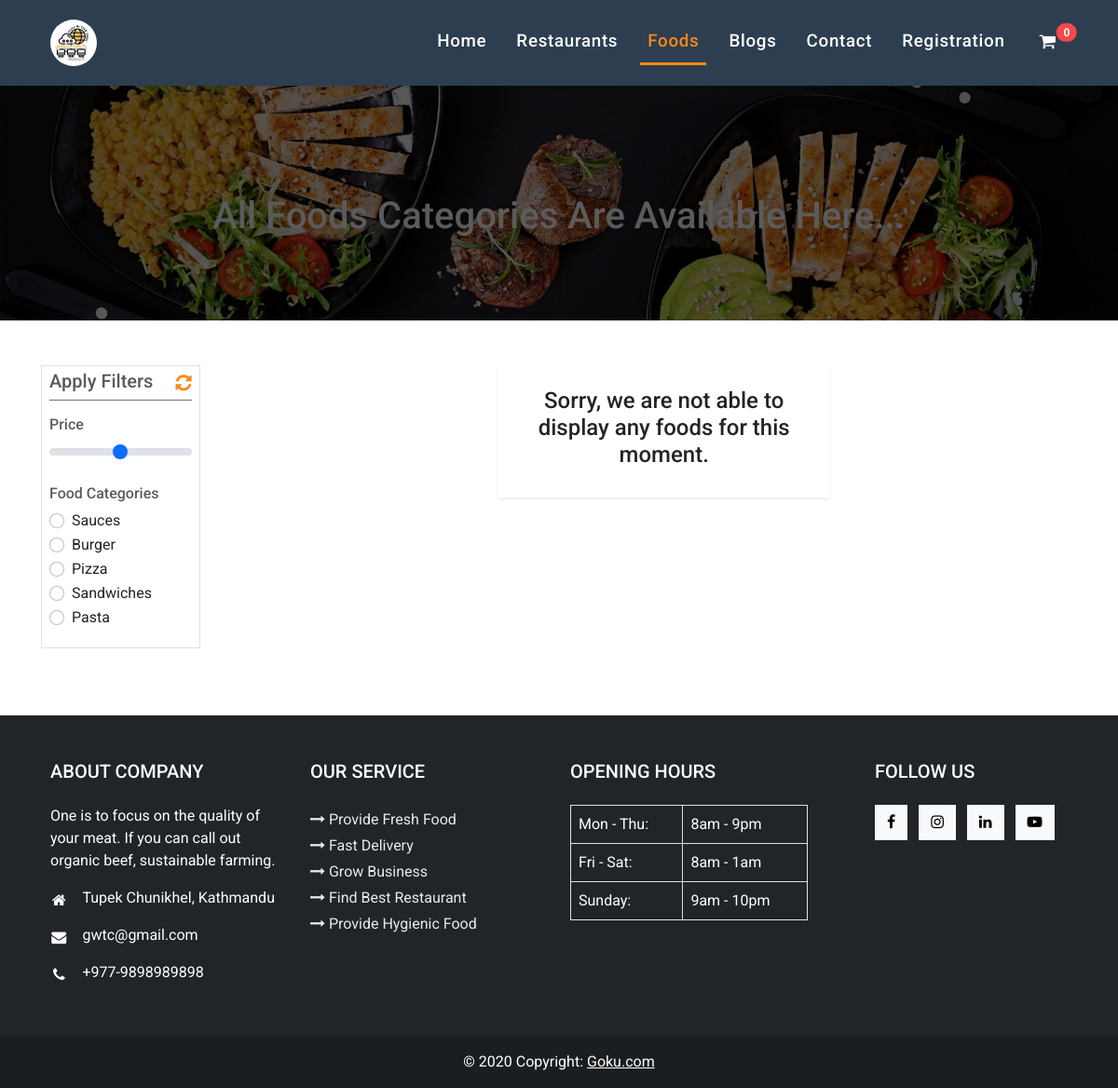
The page /food/ on the database as committed earlier.
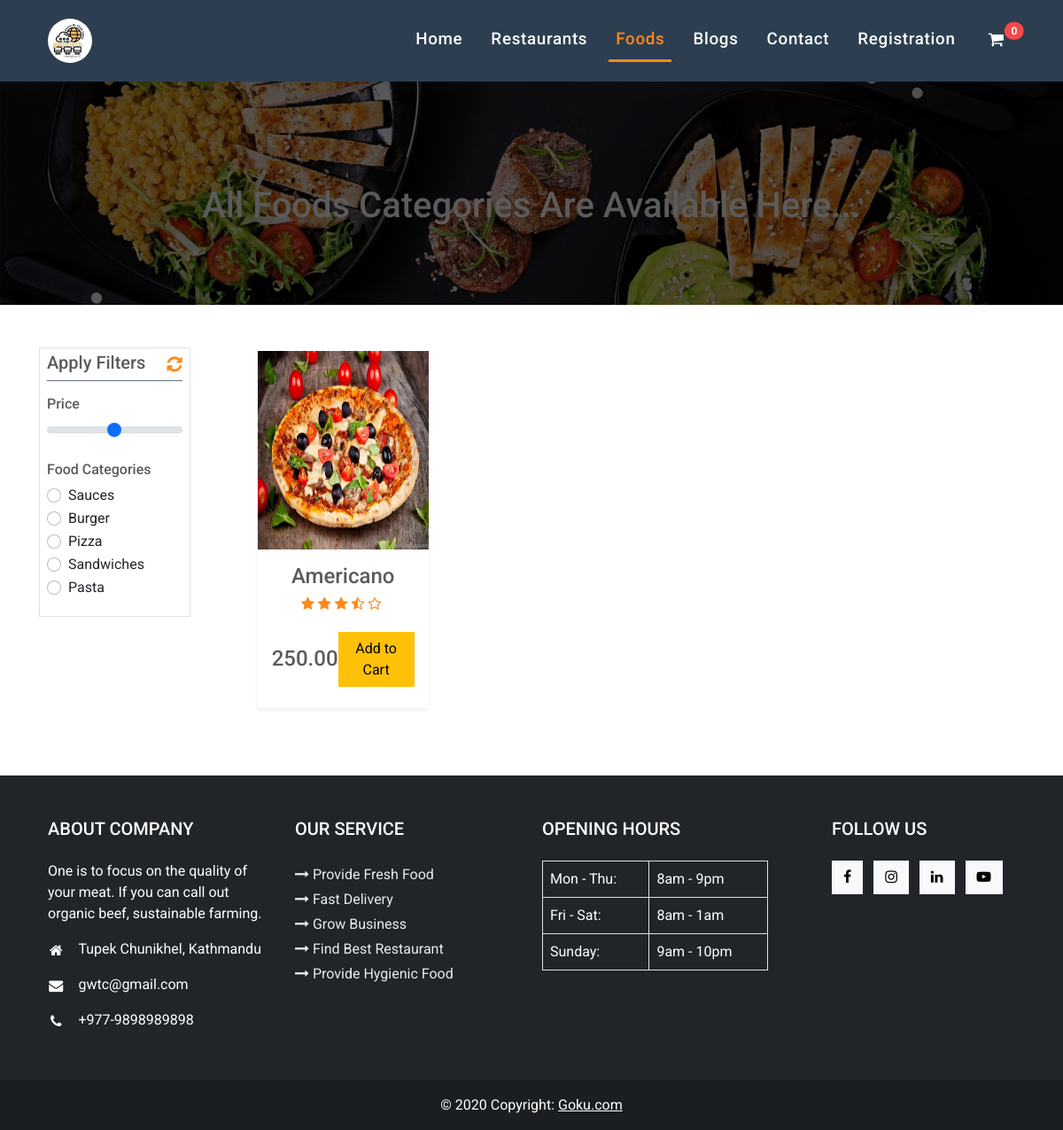
The same page on the database as committed later.
### restaurant/models.py (models this page shows, shortened)
class Food(models.Model):
    food_id = models.UUIDField(primary_key=True, default=uuid.uuid4, editable=False)
    food_name = models.CharField(max_length=80)
    food_description = models.TextField()
    food_quantity = models.IntegerField()
    food_selling_price = models.DecimalField(max_digits=15,decimal_places=2)
    food_discound_price = models.DecimalField(max_digits=15,decimal_places=2)
    food_image = models.ImageField(upload_to=get_file_path_for_food)
    status= models.CharField(max_length=25, choices=OrderStatus)
    is_featured = models.BooleanField(default=False)
    food_category = models.ForeignKey(FoodCategory, on_delete=models.CASCADE)
    restaurant = models.ForeignKey(Restaurant, on_delete=models.CASCADE)

### restaurant/views.py (the view)
# urls.py: path('food/', views.FoodView.as_view(), name='food'),
class FoodView(generic.ListView):
    template_name = "foods/food.html"
    def get(self, request, *args, **kwargs):
        food_id = self.kwargs.get('food_id')
        food_obj = Food.objects.all().order_by('-food_id')
        return render(request, self.template_name, {'food_obj': food_obj})

### templates/foods/food.html (shortened to what the changed rows need)
{% extends 'homepage/base.html' %}
{% load static %}
{% block content %}
<div class="container-fluid px-0 mx-0 my-5 pt-3 food-main">
    <div class="container-fluid px-0 mx-0 food-section pt-5">
        <div class="container col-lg-11 col-12">
            <h1 class="text text-center title mt-5 pt-5">
                All Foods Categories Are Available Here...
            </h1>
        </div>
    </div>
</div>
<div class="container-fluid px-0 mx-0 mb-5">
    <div class="row mx-lg-3 mx-1">
        <div class="col-lg-9 col-md-12 col-sm-12 col-12 ms-lg-5 ms-0">
            {% if food_obj %}
                <div class="p-1">
                    <div class="row">
                        {% for food in food_obj %}
                            <div class="col-lg-3 col-md-6 col-sm-12 col-12 mb-4">
                                <div class="px-0 pb-2 bg-white shadow-sm text-center">
                                    <img src="{{food.food_image.url}}"
                                        class="dish-img" alt="">
                                    <div class="dish-info-section m-3">
                                        <a href="{% url 'homepage:food-detail' food.food_id %}" class="text-decoration-none">
                                            <h4 class="text title mb-2">{{food.food_name}}</h4>
                                        </a>
                                        <div class="d-flex justify-content-center align-items-center mb-4">
                                            <i class="fa fa-star text-warning me-1"></i>
                                            <i class="fa fa-star text-warning me-1"></i>
                                            <i class="fa fa-star text-warning me-1"></i>
                                            <i class="fa fa-star-half-o text-warning me-1"></i>
                                            <i class="fa fa-star-o text-warning me-1"></i>
                                        </div>
                                        <div class="d-flex justify-content-between align-items-center">
                                            <h4 class="text title mb-0">{{food.food_selling_price}}</h4>
                                            <a href="{% url 'homepage:addtocart' food.food_id %}" class="btn btn-warning px-3">Add to Cart</a>
                                        </div>
                                    </div>
                                </div>
                            </div>
                        {% endfor %}
                    </div>
                </div>
                {% else %}
                    <div class="container col-lg-5 bg-white shadow-sm p-4">
                        <h4 class="text text-center">
                            Sorry, we are not able to display any foods for this moment.
                        </h4>
                    </div>
            {% endif %}
        </div>
    </div>
</div>
{% endblock content %}

Rows that differ between the two databases and show on the page:
added Food: food_image (picture), food_name "Americano", food_selling_price "250.00"
Other text that changed with them:
text no longer shown: "Sorry, we are not able to display any foods for this moment."
